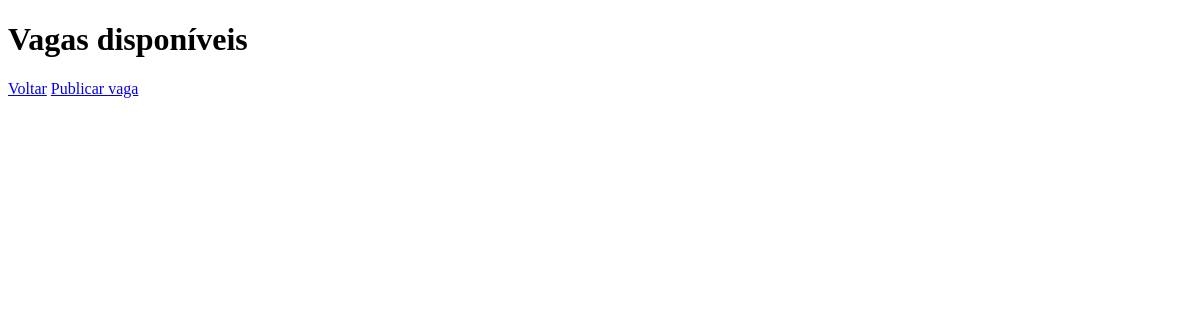
Before: /vagas (signed in) with the older database file.
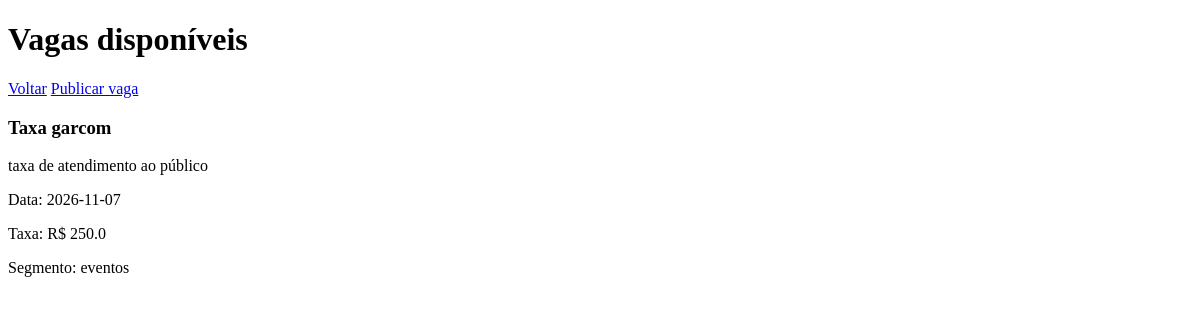
After: the same page with the newer database file.
### models.py (models this page shows, shortened)
class Vaga(db.Model):
    id = db.Column(db.Integer, primary_key=True)
    titulo = db.Column(db.String(100), nullable=False)
    descricao = db.Column(db.String(500))
    data_evento = db.Column(db.String(20), nullable=False)
    taxa = db.Column(db.Float, nullable=False)
    segmento = db.Column(db.String(100))
    empresa_id = db.Column(db.Integer, db.ForeignKey("empresa.id"), nullable=False)

### app.py (the view)
@app.route("/vagas")
@login_required
def listar_vagas():
    vagas = Vaga.query.all()
    return render_template("vagas.html", vagas=vagas)

### app.py (called while the page is built)
@login_manager.user_loader
def load_user(user_id):
    return db.session.get(Usuario, int(user_id))

### templates/vagas.html (shortened to what this page needs)
<!DOCTYPE html>
<html lang="pt-br">
<head>
</head>
<body>
    <h1>Vagas disponíveis</h1>
    <a href="/">Voltar</a>
    <a href="/vaga/nova">Publicar vaga</a>
    {% for vaga in vagas %}
    <div>
        <h3>{{ vaga.titulo }}</h3>
        <p>{{ vaga.descricao }}</p>
        <p>Data: {{ vaga.data_evento }}</p>
        <p>Taxa: R$ {{ vaga.taxa }}</p>
        <p>Segmento: {{ vaga.segmento }}</p>
    </div>
    {% endfor %}
</body>
</html>

Changed rows visible on the page:
added Vaga: titulo "Taxa garcom", descricao "taxa de atendimento ao público", data_evento "2026-11-07", taxa "250.0", segmento "eventos"
